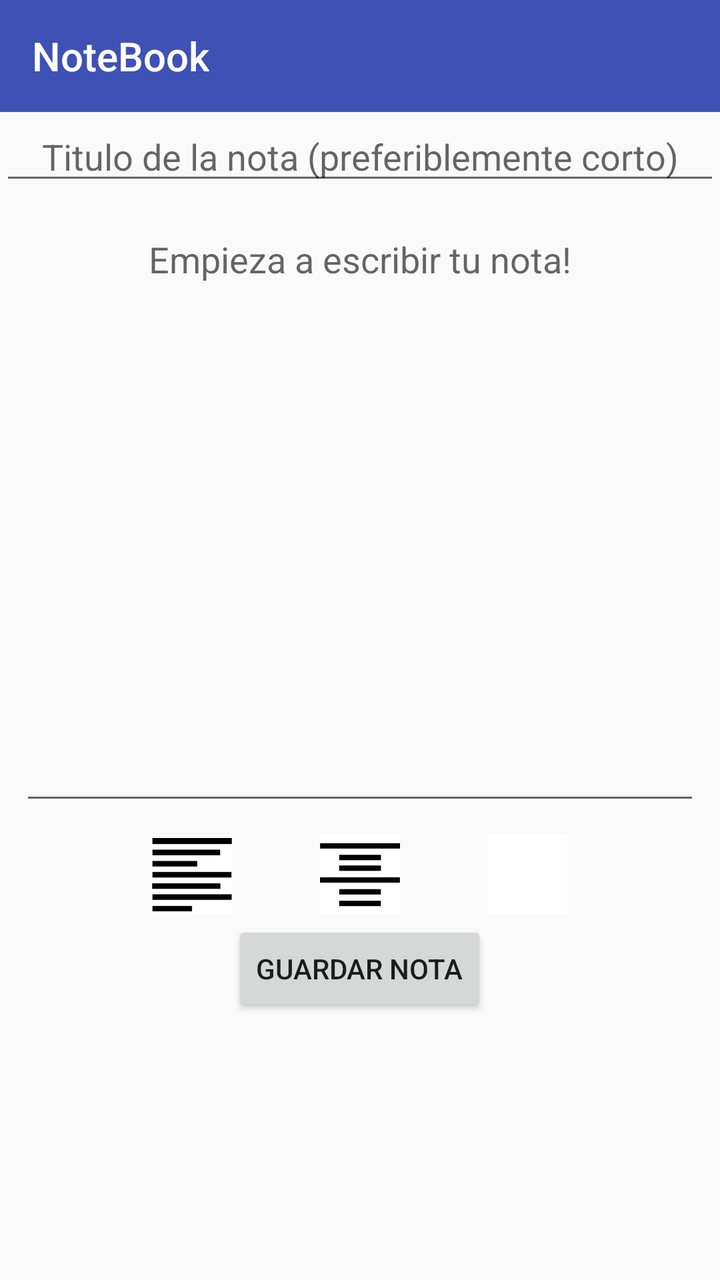
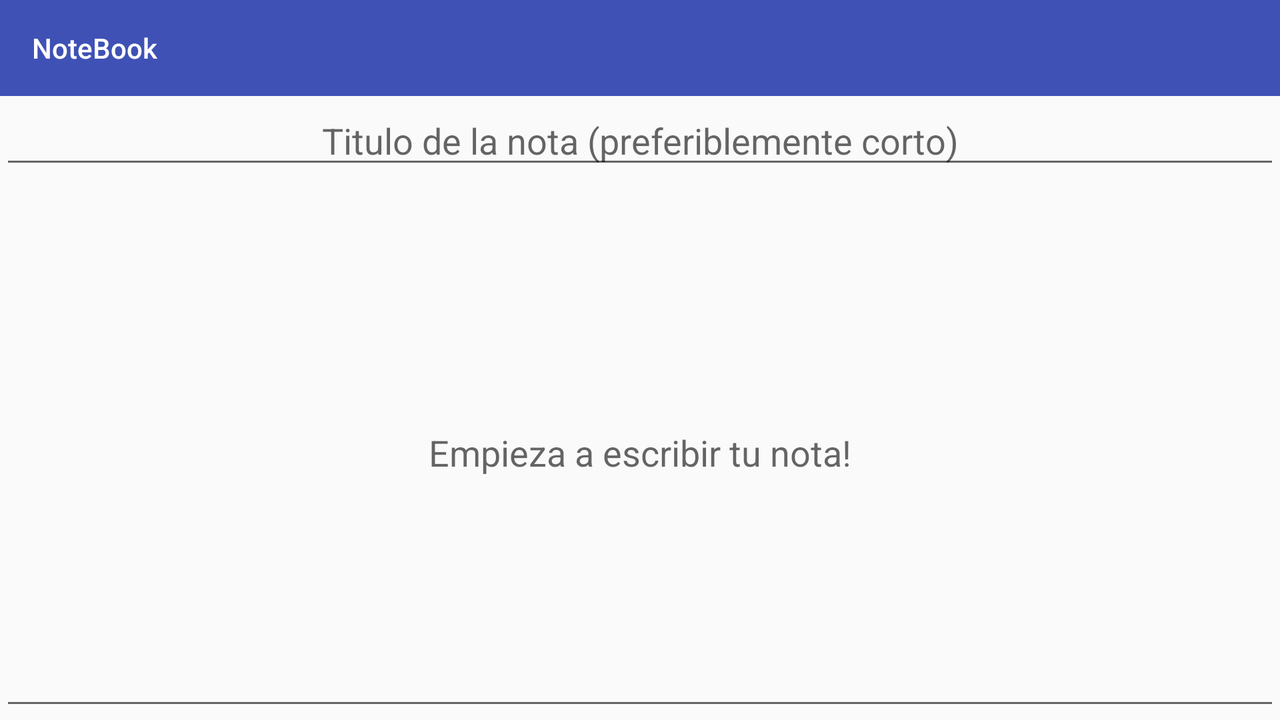

An Android layout and its configuration variant, each rendered on a device that would load it. The default file and the variant file are quoted in full after the pictures.
<!-- AndroidManifest.xml: application theme AppTheme -->
<!-- res/layout/activity_main.xml -->
<RelativeLayout xmlns:android="http://schemas.android.com/apk/res/android"
    xmlns:tools="http://schemas.android.com/tools"
    android:layout_width="match_parent"
    android:layout_height="match_parent"

    tools:context=".MainActivity">

    <include
    android:id="@+id/toolbar"
    layout="@layout/toolbar" />


    <EditText
        android:layout_below="@+id/toolbar"
        android:id="@+id/editText1"
        android:layout_width="fill_parent"
        android:layout_height="wrap_content"
        android:layout_centerHorizontal="true"
        android:hint="Titulo de la nota (preferiblemente corto)"
        android:textAlignment="center"

        android:gravity="center_horizontal" />
    <EditText
        android:layout_below="@+id/editText1"
        android:id="@+id/editText"
        android:layout_width="fill_parent"
        android:layout_height="300dp"
        android:layout_centerHorizontal="true"
        android:hint="@string/notas"
        android:textAlignment="center"
        android:layout_margin="10dp"
        android:gravity="center_horizontal" />

    <Button
        android:id="@+id/guardar"
        android:layout_width="wrap_content"
        android:layout_height="wrap_content"
        android:layout_below="@+id/editText"
        android:layout_centerHorizontal="true"
        android:layout_marginTop="43dp"
        android:text="@string/guardar" />
    <ImageButton
        android:layout_width="40dp"
        android:layout_height="40dp"
        android:id="@+id/imageButton"
        android:layout_below="@+id/editText"
        android:layout_centerHorizontal="true"
        android:src="@drawable/center"
        android:scaleType="centerCrop"
        android:background="#ffffffff" />

    <ImageButton
        android:layout_width="40dp"
        android:layout_height="40dp"
        android:id="@+id/imageButton2"
        android:src="@drawable/derecha"
        android:scaleType="centerCrop"
        android:layout_below="@+id/editText"
        android:layout_toRightOf="@+id/guardar"
        android:layout_toEndOf="@+id/guardar"
        android:background="#ffffffff" />

    <ImageButton
        android:layout_width="40dp"
        android:layout_height="40dp"
        android:id="@+id/imageButton3"
        android:src="@drawable/left"
        android:scaleType="centerCrop"
        android:layout_below="@+id/editText"
        android:layout_toLeftOf="@+id/guardar"
        android:layout_toStartOf="@+id/guardar"
        android:background="#ffffffff" />
</RelativeLayout>
<!-- res/layout/toolbar.xml (included above) -->
<?xml version="1.0" encoding="utf-8"?>
<android.support.v7.widget.Toolbar xmlns:android="http://schemas.android.com/apk/res/android"
    xmlns:app="http://schemas.android.com/apk/res-auto"
    android:layout_width="match_parent"
    android:layout_height="wrap_content"
    android:background="@color/PrimaryColor"
    android:title="@string/app_name"
    android:minHeight="?attr/actionBarSize"
    android:theme="@style/Base.Theme.AppCompat"
    app:theme="@style/Base.Theme.AppCompat"
    app:popupTheme="@style/ThemeOverlay.AppCompat.Light"

    > </android.support.v7.widget.Toolbar>
<!-- resources referenced by this layout -->
<resources>
  <color name="PrimaryColor">#3F51B5</color>
  <!-- drawable center: png bitmap (drawable, 559 bytes) -->
  <!-- drawable left: png bitmap (drawable, 873 bytes) -->
  <string name="app_name">NoteBook</string>
  <string name="guardar">Guardar Nota</string>
  <string name="notas">Empieza a escribir tu nota!</string>
  <style name="AppTheme" parent="Theme.AppCompat.Light.NoActionBar">
  
          <item name="colorPrimary">@color/PrimaryColor</item>
          <item name="colorPrimaryDark">@color/DarkerPrimaryColor</item>
          <item name="colorAccent">@color/AccentColor</item>
  
          
      </style>
  <color name="DarkerPrimaryColor">#303F9F</color>
  <color name="AccentColor">#E040FB</color>
</resources>
<!-- res/layout-land/activity_main.xml (the author's variant of the layout above) -->
<!-- drawn on the phone turned sideways -->
<RelativeLayout xmlns:android="http://schemas.android.com/apk/res/android"
    xmlns:tools="http://schemas.android.com/tools"
    android:layout_width="match_parent"
    android:layout_height="match_parent"

    tools:context=".MainActivity">

    <include
    android:id="@+id/toolbar"
    layout="@layout/toolbar" />


    <EditText
        android:layout_below="@+id/toolbar"
        android:id="@+id/editText1"
        android:layout_width="fill_parent"
        android:layout_height="wrap_content"
        android:layout_centerHorizontal="true"
        android:hint="Titulo de la nota (preferiblemente corto)"
        android:textAlignment="center"

        />
    <EditText
        android:layout_below="@+id/editText1"
        android:id="@+id/editText"
        android:layout_width="fill_parent"
        android:layout_height="300dp"
        android:layout_centerHorizontal="true"
        android:hint="@string/notas"
        android:textAlignment="center"
        android:gravity="center"/>

    <Button
        android:id="@+id/guardar"
        android:layout_width="wrap_content"
        android:layout_height="wrap_content"
        android:layout_below="@+id/editText"
        android:layout_centerHorizontal="true"
        android:layout_marginTop="43dp"
        android:text="@string/guardar" />
</RelativeLayout>
<!-- resources referenced by the variant -->
<!-- as the phone turned sideways resolves them -->
<resources>
  <color name="PrimaryColor">#3F51B5</color>
  <string name="app_name">NoteBook</string>
  <string name="guardar">Guardar Nota</string>
  <string name="notas">Empieza a escribir tu nota!</string>
  <style name="AppTheme" parent="Theme.AppCompat.Light.NoActionBar">
  
          <item name="colorPrimary">@color/PrimaryColor</item>
          <item name="colorPrimaryDark">@color/DarkerPrimaryColor</item>
          <item name="colorAccent">@color/AccentColor</item>
  
          
      </style>
  <color name="DarkerPrimaryColor">#303F9F</color>
  <color name="AccentColor">#E040FB</color>
</resources>
